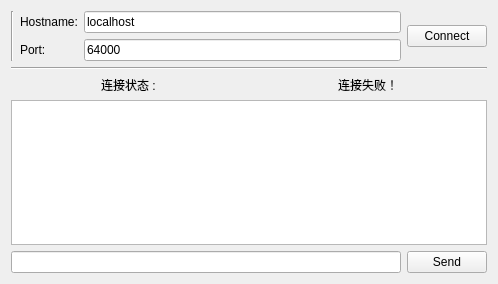
<?xml version="1.0" encoding="UTF-8"?>
<ui version="4.0">
 <class>Widget</class>
 <widget class="QWidget" name="Widget">
  <property name="geometry">
   <rect>
    <x>0</x>
    <y>0</y>
    <width>498</width>
    <height>284</height>
   </rect>
  </property>
  <property name="windowTitle">
   <string>Widget</string>
  </property>
  <layout class="QVBoxLayout" name="verticalLayout">
   <item>
    <layout class="QHBoxLayout" name="horizontalLayout">
     <item>
      <widget class="Line" name="line_2">
       <property name="orientation">
        <enum>Qt::Vertical</enum>
       </property>
      </widget>
     </item>
     <item>
      <layout class="QFormLayout" name="formLayout">
       <item row="0" column="0">
        <widget class="QLabel" name="label_3">
         <property name="text">
          <string>Hostname:</string>
         </property>
        </widget>
       </item>
       <item row="0" column="1">
        <widget class="QLineEdit" name="lineEdit_hostname">
         <property name="text">
          <string>localhost</string>
         </property>
        </widget>
       </item>
       <item row="1" column="0">
        <widget class="QLabel" name="label_2">
         <property name="text">
          <string>Port:</string>
         </property>
        </widget>
       </item>
       <item row="1" column="1">
        <widget class="QLineEdit" name="lineEdit_port">
         <property name="text">
          <string>64000</string>
         </property>
        </widget>
       </item>
      </layout>
     </item>
     <item>
      <widget class="QPushButton" name="connectButton">
       <property name="text">
        <string>Connect</string>
       </property>
      </widget>
     </item>
    </layout>
   </item>
   <item>
    <widget class="Line" name="line">
     <property name="orientation">
      <enum>Qt::Horizontal</enum>
     </property>
    </widget>
   </item>
   <item>
    <layout class="QHBoxLayout" name="horizontalLayout_4">
     <item>
      <widget class="QLabel" name="label">
       <property name="text">
        <string>&lt;html&gt;&lt;head/&gt;&lt;body&gt;&lt;p&gt;连接状态 : &lt;/p&gt;&lt;/body&gt;&lt;/html&gt;</string>
       </property>
       <property name="margin">
        <number>0</number>
       </property>
       <property name="indent">
        <number>90</number>
       </property>
      </widget>
     </item>
     <item>
      <widget class="QLabel" name="label_status">
       <property name="text">
        <string>连接失败！</string>
       </property>
       <property name="indent">
        <number>86</number>
       </property>
      </widget>
     </item>
    </layout>
   </item>
   <item>
    <widget class="QTextBrowser" name="textBrowser"/>
   </item>
   <item>
    <layout class="QHBoxLayout" name="horizontalLayout_2">
     <item>
      <widget class="QLineEdit" name="lineEdit"/>
     </item>
     <item>
      <widget class="QPushButton" name="sendButton">
       <property name="text">
        <string>Send</string>
       </property>
      </widget>
     </item>
    </layout>
   </item>
  </layout>
 </widget>
 <layoutdefault spacing="6" margin="11"/>
 <resources/>
 <connections/>
</ui>
